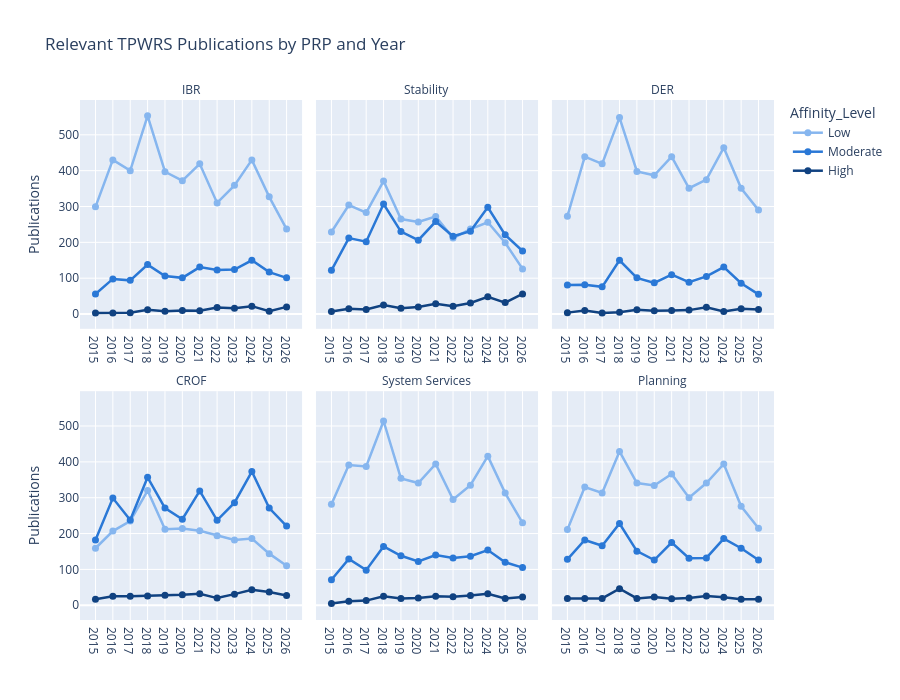

Write notebook code for a chart like this one.
### Code cell
publication_counts = (
    assignments_df[assignments_df["Affinity_Level"].isin(level_order)]
    .groupby(["Year", "PRP_Name", "Affinity_Level"], observed=True)["Abstract_Index"]
    .nunique()
    .rename("Publications")
    .reset_index()
)

fig = px.line(
    publication_counts, x="Year", y="Publications", color="Affinity_Level",
    facet_col="PRP_Name", facet_col_wrap=3, facet_row_spacing=0.12, markers=True,
    category_orders={"PRP_Name": programme_order, "Affinity_Level": level_order},
    color_discrete_map=color_discrete_map,
    title="Relevant TPWRS Publications by PRP and Year",
)
fig.for_each_annotation(lambda annotation: annotation.update(text=annotation.text.split("=")[-1]))
fig.update_traces(line_width=2.5, marker_size=7)
fig.update_xaxes(title=None, dtick=1, tickformat="d", showticklabels=True)
fig.update_yaxes(title=None)
fig.update_yaxes(title="Publications", col=1)
fig.update_layout(height=700)
fig.show()
display(publication_counts.sort_values(["PRP_Name", "Year", "Affinity_Level"]))

### Figure 1 — Plotly figure (JSON) as saved in the notebook; plotly's stock layout.template omitted (floating-point values rounded to 4 significant figures)
{"data": [{"hovertemplate": "Affinity_Level=Low<br>PRP_Name=IBR<br>Year=%{x}<br>Publications=%{y}<extra></extra>", "legendgroup": "Low", "line": {"color": "#86b6ef", "dash": "solid", "width": 2.5}, "marker": {"size": 7, "symbol": "circle"}, "mode": "lines+markers", "name": "Low", "orientation": "v", "showlegend": true, "type": "scatter", "x": [2015, 2016, 2017, 2018, 2019, 2020, 2021, 2022, 2023, 2024, 2025, 2026], "xaxis": "x4", "y": [299, 430, 400, 553, 397, 372, 419, 310, 359, 430, 327, 237], "yaxis": "y4"}, {"hovertemplate": "Affinity_Level=Moderate<br>PRP_Name=IBR<br>Year=%{x}<br>Publications=%{y}<extra></extra>", "legendgroup": "Moderate", "line": {"color": "#2a78d6", "dash": "solid", "width": 2.5}, "marker": {"size": 7, "symbol": "circle"}, "mode": "lines+markers", "name": "Moderate", "orientation": "v", "showlegend": true, "type": "scatter", "x": [2015, 2016, 2017, 2018, 2019, 2020, 2021, 2022, 2023, 2024, 2025, 2026], "xaxis": "x4", "y": [56, 98, 94, 138, 106, 101, 131, 123, 124, 150, 117, 101], "yaxis": "y4"}, {"hovertemplate": "Affinity_Level=High<br>PRP_Name=IBR<br>Year=%{x}<br>Publications=%{y}<extra></extra>", "legendgroup": "High", "line": {"color": "#104281", "dash": "solid", "width": 2.5}, "marker": {"size": 7, "symbol": "circle"}, "mode": "lines+markers", "name": "High", "orientation": "v", "showlegend": true, "type": "scatter", "x": [2015, 2016, 2017, 2018, 2019, 2020, 2021, 2022, 2023, 2024, 2025, 2026], "xaxis": "x4", "y": [3, 3, 4, 12, 8, 10, 9, 18, 16, 22, 8, 20], "yaxis": "y4"}, {"hovertemplate": "Affinity_Level=Low<br>PRP_Name=Stability<br>Year=%{x}<br>Publications=%{y}<extra></extra>", "legendgroup": "Low", "line": {"color": "#86b6ef", "dash": "solid", "width": 2.5}, "marker": {"size": 7, "symbol": "circle"}, "mode": "lines+markers", "name": "Low", "orientation": "v", "showlegend": false, "type": "scatter", "x": [2015, 2016, 2017, 2018, 2019, 2020, 2021, 2022, 2023, 2024, 2025, 2026], "xaxis": "x5", "y": [229, 304, 283, 371, 265, 257, 272, 212, 237, 256, 199, 126], "yaxis": "y5"}, {"hovertemplate": "Affinity_Level=Moderate<br>PRP_Name=Stability<br>Year=%{x}<br>Publications=%{y}<extra></extra>", "legendgroup": "Moderate", "line": {"color": "#2a78d6", "dash": "solid", "width": 2.5}, "marker": {"size": 7, "symbol": "circle"}, "mode": "lines+markers", "name": "Moderate", "orientation": "v", "showlegend": false, "type": "scatter", "x": [2015, 2016, 2017, 2018, 2019, 2020, 2021, 2022, 2023, 2024, 2025, 2026], "xaxis": "x5", "y": [122, 212, 202, 307, 230, 206, 258, 217, 231, 298, 221, 176], "yaxis": "y5"}, {"hovertemplate": "Affinity_Level=High<br>PRP_Name=Stability<br>Year=%{x}<br>Publications=%{y}<extra></extra>", "legendgroup": "High", "line": {"color": "#104281", "dash": "solid", "width": 2.5}, "marker": {"size": 7, "symbol": "circle"}, "mode": "lines+markers", "name": "High", "orientation": "v", "showlegend": false, "type": "scatter", "x": [2015, 2016, 2017, 2018, 2019, 2020, 2021, 2022, 2023, 2024, 2025, 2026], "xaxis": "x5", "y": [7, 15, 13, 25, 16, 20, 29, 22, 31, 48, 32, 56], "yaxis": "y5"}, {"hovertemplate": "Affinity_Level=Low<br>PRP_Name=DER<br>Year=%{x}<br>Publications=%{y}<extra></extra>", "legendgroup": "Low", "line": {"color": "#86b6ef", "dash": "solid", "width": 2.5}, "marker": {"size": 7, "symbol": "circle"}, "mode": "lines+markers", "name": "Low", "orientation": "v", "showlegend": false, "type": "scatter", "x": [2015, 2016, 2017, 2018, 2019, 2020, 2021, 2022, 2023, 2024, 2025, 2026], "xaxis": "x6", "y": [273, 439, 419, 548, 398, 387, 439, 351, 375, 464, 351, 290], "yaxis": "y6"}, {"hovertemplate": "Affinity_Level=Moderate<br>PRP_Name=DER<br>Year=%{x}<br>Publications=%{y}<extra></extra>", "legendgroup": "Moderate", "line": {"color": "#2a78d6", "dash": "solid", "width": 2.5}, "marker": {"size": 7, "symbol": "circle"}, "mode": "lines+markers", "name": "Moderate", "orientation": "v", "showlegend": false, "type": "scatter", "x": [2015, 2016, 2017, 2018, 2019, 2020, 2021, 2022, 2023, 2024, 2025, 2026], "xaxis": "x6", "y": [81, 82, 76, 150, 101, 87, 110, 89, 105, 131, 86, 55], "yaxis": "y6"}, {"hovertemplate": "Affinity_Level=High<br>PRP_Name=DER<br>Year=%{x}<br>Publications=%{y}<extra></extra>", "legendgroup": "High", "line": {"color": "#104281", "dash": "solid", "width": 2.5}, "marker": {"size": 7, "symbol": "circle"}, "mode": "lines+markers", "name": "High", "orientation": "v", "showlegend": false, "type": "scatter", "x": [2015, 2016, 2017, 2018, 2019, 2020, 2021, 2022, 2023, 2024, 2025, 2026], "xaxis": "x6", "y": [4, 10, 3, 5, 12, 9, 10, 11, 19, 7, 15, 13], "yaxis": "y6"}, {"hovertemplate": "Affinity_Level=Low<br>PRP_Name=CROF<br>Year=%{x}<br>Publications=%{y}<extra></extra>", "legendgroup": "Low", "line": {"color": "#86b6ef", "dash": "solid", "width": 2.5}, "marker": {"size": 7, "symbol": "circle"}, "mode": "lines+markers", "name": "Low", "orientation": "v", "showlegend": false, "type": "scatter", "x": [2015, 2016, 2017, 2018, 2019, 2020, 2021, 2022, 2023, 2024, 2025, 2026], "xaxis": "x", "y": [159, 207, 235, 320, 212, 214, 208, 194, 182, 186, 144, 110], "yaxis": "y"}, {"hovertemplate": "Affinity_Level=Moderate<br>PRP_Name=CROF<br>Year=%{x}<br>Publications=%{y}<extra></extra>", "legendgroup": "Moderate", "line": {"color": "#2a78d6", "dash": "solid", "width": 2.5}, "marker": {"size": 7, "symbol": "circle"}, "mode": "lines+markers", "name": "Moderate", "orientation": "v", "showlegend": false, "type": "scatter", "x": [2015, 2016, 2017, 2018, 2019, 2020, 2021, 2022, 2023, 2024, 2025, 2026], "xaxis": "x", "y": [182, 299, 238, 357, 271, 240, 319, 237, 286, 373, 271, 221], "yaxis": "y"}, {"hovertemplate": "Affinity_Level=High<br>PRP_Name=CROF<br>Year=%{x}<br>Publications=%{y}<extra></extra>", "legendgroup": "High", "line": {"color": "#104281", "dash": "solid", "width": 2.5}, "marker": {"size": 7, "symbol": "circle"}, "mode": "lines+markers", "name": "High", "orientation": "v", "showlegend": false, "type": "scatter", "x": [2015, 2016, 2017, 2018, 2019, 2020, 2021, 2022, 2023, 2024, 2025, 2026], "xaxis": "x", "y": [17, 25, 25, 26, 28, 29, 32, 20, 31, 43, 37, 27], "yaxis": "y"}, {"hovertemplate": "Affinity_Level=Low<br>PRP_Name=System Services<br>Year=%{x}<br>Publications=%{y}<extra></extra>", "legendgroup": "Low", "line": {"color": "#86b6ef", "dash": "solid", "width": 2.5}, "marker": {"size": 7, "symbol": "circle"}, "mode": "lines+markers", "name": "Low", "orientation": "v", "showlegend": false, "type": "scatter", "x": [2015, 2016, 2017, 2018, 2019, 2020, 2021, 2022, 2023, 2024, 2025, 2026], "xaxis": "x2", "y": [282, 391, 387, 514, 354, 341, 394, 295, 335, 416, 313, 230], "yaxis": "y2"}, {"hovertemplate": "Affinity_Level=Moderate<br>PRP_Name=System Services<br>Year=%{x}<br>Publications=%{y}<extra></extra>", "legendgroup": "Moderate", "line": {"color": "#2a78d6", "dash": "solid", "width": 2.5}, "marker": {"size": 7, "symbol": "circle"}, "mode": "lines+markers", "name": "Moderate", "orientation": "v", "showlegend": false, "type": "scatter", "x": [2015, 2016, 2017, 2018, 2019, 2020, 2021, 2022, 2023, 2024, 2025, 2026], "xaxis": "x2", "y": [71, 129, 98, 164, 138, 122, 140, 132, 137, 154, 120, 105], "yaxis": "y2"}, {"hovertemplate": "Affinity_Level=High<br>PRP_Name=System Services<br>Year=%{x}<br>Publications=%{y}<extra></extra>", "legendgroup": "High", "line": {"color": "#104281", "dash": "solid", "width": 2.5}, "marker": {"size": 7, "symbol": "circle"}, "mode": "lines+markers", "name": "High", "orientation": "v", "showlegend": false, "type": "scatter", "x": [2015, 2016, 2017, 2018, 2019, 2020, 2021, 2022, 2023, 2024, 2025, 2026], "xaxis": "x2", "y": [5, 11, 13, 25, 19, 20, 25, 24, 27, 32, 19, 23], "yaxis": "y2"}, {"hovertemplate": "Affinity_Level=Low<br>PRP_Name=Planning<br>Year=%{x}<br>Publications=%{y}<extra></extra>", "legendgroup": "Low", "line": {"color": "#86b6ef", "dash": "solid", "width": 2.5}, "marker": {"size": 7, "symbol": "circle"}, "mode": "lines+markers", "name": "Low", "orientation": "v", "showlegend": false, "type": "scatter", "x": [2015, 2016, 2017, 2018, 2019, 2020, 2021, 2022, 2023, 2024, 2025, 2026], "xaxis": "x3", "y": [211, 330, 313, 429, 341, 334, 366, 300, 341, 394, 276, 215], "yaxis": "y3"}, {"hovertemplate": "Affinity_Level=Moderate<br>PRP_Name=Planning<br>Year=%{x}<br>Publications=%{y}<extra></extra>", "legendgroup": "Moderate", "line": {"color": "#2a78d6", "dash": "solid", "width": 2.5}, "marker": {"size": 7, "symbol": "circle"}, "mode": "lines+markers", "name": "Moderate", "orientation": "v", "showlegend": false, "type": "scatter", "x": [2015, 2016, 2017, 2018, 2019, 2020, 2021, 2022, 2023, 2024, 2025, 2026], "xaxis": "x3", "y": [128, 182, 166, 228, 151, 126, 175, 131, 132, 186, 159, 126], "yaxis": "y3"}, {"hovertemplate": "Affinity_Level=High<br>PRP_Name=Planning<br>Year=%{x}<br>Publications=%{y}<extra></extra>", "legendgroup": "High", "line": {"color": "#104281", "dash": "solid", "width": 2.5}, "marker": {"size": 7, "symbol": "circle"}, "mode": "lines+markers", "name": "High", "orientation": "v", "showlegend": false, "type": "scatter", "x": [2015, 2016, 2017, 2018, 2019, 2020, 2021, 2022, 2023, 2024, 2025, 2026], "xaxis": "x3", "y": [19, 19, 19, 46, 19, 23, 18, 20, 26, 22, 17, 17], "yaxis": "y3"}], "layout": {"annotations": [{"font": {}, "showarrow": false, "text": "CROF", "x": 0.16, "xanchor": "center", "xref": "paper", "y": 0.44, "yanchor": "bottom", "yref": "paper"}, {"font": {}, "showarrow": false, "text": "System Services", "x": 0.5, "xanchor": "center", "xref": "paper", "y": 0.44, "yanchor": "bottom", "yref": "paper"}, {"font": {}, "showarrow": false, "text": "Planning", "x": 0.84, "xanchor": "center", "xref": "paper", "y": 0.44, "yanchor": "bottom", "yref": "paper"}, {"font": {}, "showarrow": false, "text": "IBR", "x": 0.16, "xanchor": "center", "xref": "paper", "y": 1, "yanchor": "bottom", "yref": "paper"}, {"font": {}, "showarrow": false, "text": "Stability", "x": 0.5, "xanchor": "center", "xref": "paper", "y": 1, "yanchor": "bottom", "yref": "paper"}, {"font": {}, "showarrow": false, "text": "DER", "x": 0.84, "xanchor": "center", "xref": "paper", "y": 1, "yanchor": "bottom", "yref": "paper"}], "height": 700, "legend": {"title": {"text": "Affinity_Level"}, "tracegroupgap": 0}, "title": {"text": "Relevant TPWRS Publications by PRP and Year"}, "xaxis": {"anchor": "y", "domain": [0, 0.32], "dtick": 1, "showticklabels": true, "tickformat": "d", "title": {}}, "xaxis2": {"anchor": "y2", "domain": [0.34, 0.66], "dtick": 1, "matches": "x", "showticklabels": true, "tickformat": "d", "title": {}}, "xaxis3": {"anchor": "y3", "domain": [0.68, 1.0], "dtick": 1, "matches": "x", "showticklabels": true, "tickformat": "d", "title": {}}, "xaxis4": {"anchor": "y4", "domain": [0, 0.32], "dtick": 1, "matches": "x", "showticklabels": true, "tickformat": "d", "title": {}}, "xaxis5": {"anchor": "y5", "domain": [0.34, 0.66], "dtick": 1, "matches": "x", "showticklabels": true, "tickformat": "d", "title": {}}, "xaxis6": {"anchor": "y6", "domain": [0.68, 1.0], "dtick": 1, "matches": "x", "showticklabels": true, "tickformat": "d", "title": {}}, "yaxis": {"anchor": "x", "domain": [0, 0.44], "title": {"text": "Publications"}}, "yaxis2": {"anchor": "x2", "domain": [0, 0.44], "matches": "y", "showticklabels": false, "title": {}}, "yaxis3": {"anchor": "x3", "domain": [0, 0.44], "matches": "y", "showticklabels": false, "title": {}}, "yaxis4": {"anchor": "x4", "domain": [0.56, 1], "matches": "y", "title": {"text": "Publications"}}, "yaxis5": {"anchor": "x5", "domain": [0.56, 1], "matches": "y", "showticklabels": false, "title": {}}, "yaxis6": {"anchor": "x6", "domain": [0.56, 1], "matches": "y", "showticklabels": false, "title": {}}}}
